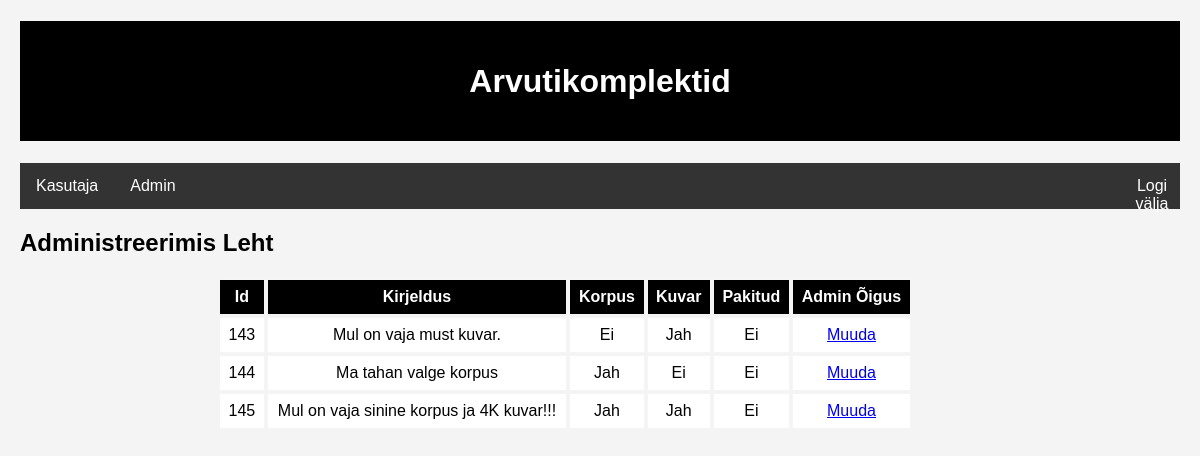
The app's page /AdminLeht.php with its own data.
### tables this page shows
CREATE TABLE `arvutitellimused` (
  `id` int(11) NOT NULL,
  `kirjeldus` text DEFAULT ' ',
  `korpus` bit(1) DEFAULT NULL,
  `kuvar` bit(1) DEFAULT NULL,
  `pakitud` bit(1) DEFAULT b'0',
  `tellimusNR` varchar(4) DEFAULT NULL
);

### funct.php (called while the page is built, shortened)
<?php
require ("conf.php");
function autoKuvamine(){
    global $yhendus;
    $paring = $yhendus->prepare("SELECT id, kirjeldus, korpus, kuvar, pakitud  FROM arvutitellimused");
    $paring->bind_result($arvutiIdAd, $opisanieAd, $korpusAd, $monitorAd, $upakovkaAd);
    $paring->execute();
    $andmed = array();
    while($paring->fetch()) {
        $arvuti = new stdClass();
        $arvuti->id = $arvutiIdAd;
        $arvuti->kirjeldus = htmlspecialchars($opisanieAd);
        $arvuti->korpus = htmlspecialchars($korpusAd);
        $arvuti->kuvar = $monitorAd;
        $arvuti->pakitud = $upakovkaAd;
        array_push($andmed, $arvuti);
    }
    return $andmed;
}
?>

### AdminLeht.php (the view, shortened to what this page needs)
<?php
require ('conf.php');
require ('funct.php');
$arvutid = autoKuvamine();
?>
<!doctype html>
<html lang="et">
<head>
    <link rel="stylesheet" type="text/css" href="ZvezdiCss.css"
    <meta charset="UTF-8">
</head>
<body>
<h1>Arvutikomplektid</h1>
<nav>
    <ul>
        <li><a href="haldusleht.php">Kasutaja</a></li>
        <li><a href="AdminLeht.php">Admin</a></li>
        <li id="logout"><a href="logout.php">Logi välja</a></li>
    </ul>
</nav>
<h2>Administreerimis Leht</h2>
<table>
    <tr>
        <th>Id</th>
        <th>Kirjeldus</th>
        <th>Korpus</th>
        <th>Kuvar</th>
        <th>Pakitud</th>
        <th colspan="2">Admin Õigus</th>
    </tr>
    <?php foreach ($arvutid as $arvuti): ?>
        <tr>
            <?php if (!isset($_REQUEST["muutmine"]) || $arvuti->id != intval($_REQUEST["muutmine"])) : ?>
                <td><?= $arvuti->id ?></td>
                <td><?= $arvuti->kirjeldus ?></td>
                <td><?= $arvuti->korpus ? 'Jah' : 'Ei' ?></td>
                <td><?= $arvuti->kuvar ? 'Jah' : 'Ei' ?></td>
                <td><?= $arvuti->pakitud ? 'Jah' : 'Ei' ?></td>
                <td><?= "<a href='AdminLeht.php?muutmine=$arvuti->id'>Muuda</a>" ?></td>
            <?php endif ?>
        </tr>
    <?php endforeach; ?>
</table>
</body>
</html>

### ZvezdiCss.css (style rules this page uses)
body { font-family: 'Arial'; background-color: #f4f4f4; margin: 20px; }
table { width: 60%; margin-top: 20px; margin-left: 17%; }
th, td { border: 1px solid whitesmoke; padding: 8px; text-align: center; }
th { background-color: black; color: white; cursor: pointer; }
td { background-color: white; }
h1 { color: white; background-color: black; height: 80px; padding: 20px; display: flex; align-items: center; justify-content: center; }
ul { list-style-type: none; margin: 0; padding: 0; overflow: hidden; background-color: #333; }
li { float: left; }
li a { display: block; color: white; text-align: center; padding: 14px 16px; text-decoration: none; }
#logout { position: absolute; left: 92%; }

### records on screen
arvutitellimused: id "143", kirjeldus "Mul on vaja must kuvar.", korpus "Ei", kuvar "Jah", pakitud "Ei"
arvutitellimused: id "144", kirjeldus "Ma tahan valge korpus", korpus "Jah", kuvar "Ei", pakitud "Ei"
arvutitellimused: id "145", kirjeldus "Mul on vaja sinine korpus ja 4K kuvar!!!", korpus "Jah", kuvar "Jah", pakitud "Ei"
